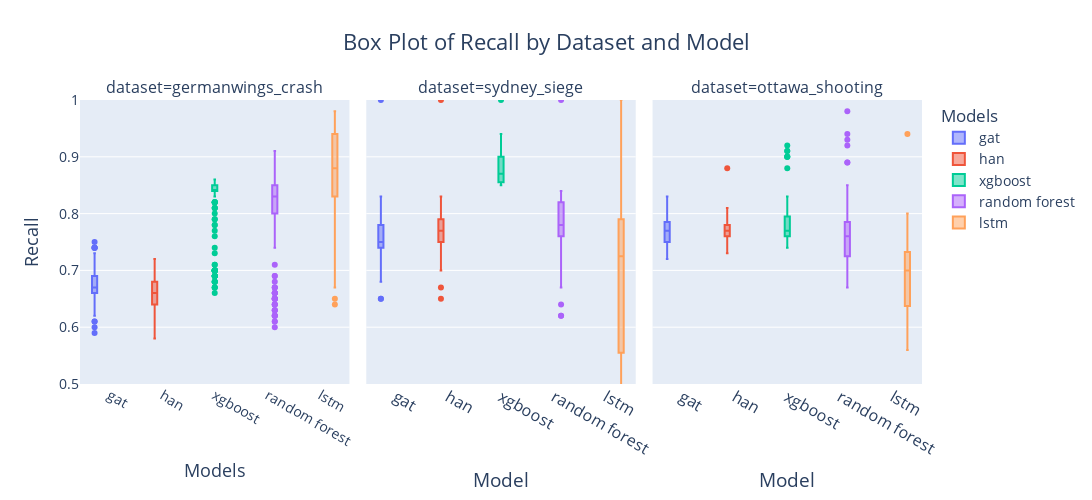

Here is the notebook cell this chart was saved with:
### Code cell
import plotly.express as px

# Filter the dataframe for only the recall metric
df_recall = df_all_tl[(df_all_tl['metrics.test_recall'].notnull()) & (df_all_tl.dataset != 'ferguson')]

# Create a Plotly figure for each dataset
fig = px.box(
    df_recall,
    x='model',
    y='metrics.test_recall',
    color='model',
    facet_col='dataset',
    boxmode='group',
    title="Box Plot of Recall by Dataset and Model",
    labels={'metrics.test_recall': 'Recall', 'model': 'Model'}
)

# Update layout for better visualization and readability
fig.update_layout(
    title="Box Plot of Recall by Dataset and Model",  
    title_x=0.5,  
    width=1200,  
    height=500,  
    font=dict(size=16),  
    xaxis=dict(title="Models", title_font=dict(size=18), tickfont=dict(size=14)),
    yaxis=dict(
        title="Recall", 
        title_font=dict(size=18), 
        tickfont=dict(size=14),
        range=[0.5, 1]  # Adjust this range to push boxes higher
    ),
    legend=dict(title="Models", font=dict(size=14))  
)

# Show the plot
fig.show()

### Figure 1 — Plotly figure (JSON) as saved in the notebook; plotly's stock layout.template omitted (floating-point values rounded to 4 significant figures; data arrays with more than 128 entries replaced by an {"elided": "..."} marker saying what was removed)
{"data": [{"alignmentgroup": "True", "hovertemplate": "Model=%{x}<br>dataset=germanwings_crash<br>Recall=%{y}<extra></extra>", "legendgroup": "gat", "marker": {"color": "#636efa"}, "name": "gat", "notched": false, "offsetgroup": "gat", "orientation": "v", "showlegend": true, "type": "box", "x": {"elided": "177 str values"}, "x0": " ", "xaxis": "x", "y": {"elided": "177 float values"}, "y0": " ", "yaxis": "y"}, {"alignmentgroup": "True", "hovertemplate": "Model=%{x}<br>dataset=sydney_siege<br>Recall=%{y}<extra></extra>", "legendgroup": "gat", "marker": {"color": "#636efa"}, "name": "gat", "notched": false, "offsetgroup": "gat", "orientation": "v", "showlegend": false, "type": "box", "x": ["gat", "gat", "gat", "gat", "gat", "gat", "gat", "gat", "gat", "gat", "gat", "gat", "gat", "gat", "gat", "gat", "gat", "gat", "gat", "gat", "gat", "gat", "gat", "gat", "gat", "gat", "gat", "gat", "gat", "gat", "gat", "gat", "gat", "gat", "gat", "gat", "gat", "gat", "gat", "gat", "gat", "gat", "gat", "gat", "gat", "gat", "gat", "gat", "gat", "gat", "gat", "gat", "gat", "gat", "gat", "gat", "gat", "gat", "gat", "gat", "gat", "gat", "gat", "gat", "gat", "gat", "gat", "gat"], "x0": " ", "xaxis": "x2", "y": [0.75, 0.73, 0.78, 0.74, 0.76, 0.77, 0.76, 0.74, 0.77, 0.73, 0.77, 0.75, 0.74, 0.76, 0.75, 0.73, 0.74, 0.78, 0.73, 0.77, 0.72, 0.78, 0.73, 0.79, 0.74, 0.77, 0.76, 0.78, 0.79, 0.75, 0.74, 0.76, 0.8, 0.75, 0.73, 0.75, 0.79, 0.78, 0.77, 0.76, 0.78, 0.78, 0.8, 0.75, 0.75, 0.75, 0.73, 0.73, 0.74, 0.78, 0.78, 0.73, 0.74, 0.68, 0.77, 0.78, 0.72, 0.75, 0.79, 0.76, 0.74, 0.65, 0.65, 0.72, 0.78, 0.75, 0.83, 1], "y0": " ", "yaxis": "y2"}, {"alignmentgroup": "True", "hovertemplate": "Model=%{x}<br>dataset=ottawa_shooting<br>Recall=%{y}<extra></extra>", "legendgroup": "gat", "marker": {"color": "#636efa"}, "name": "gat", "notched": false, "offsetgroup": "gat", "orientation": "v", "showlegend": false, "type": "box", "x": ["gat", "gat", "gat", "gat", "gat", "gat", "gat", "gat", "gat", "gat", "gat", "gat", "gat", "gat", "gat", "gat", "gat", "gat", "gat", "gat", "gat", "gat", "gat", "gat", "gat", "gat", "gat", "gat", "gat", "gat", "gat", "gat", "gat", "gat", "gat", "gat", "gat", "gat", "gat", "gat"], "x0": " ", "xaxis": "x3", "y": [0.75, 0.74, 0.77, 0.75, 0.79, 0.73, 0.75, 0.76, 0.77, 0.76, 0.76, 0.79, 0.79, 0.76, 0.79, 0.75, 0.78, 0.77, 0.78, 0.77, 0.78, 0.78, 0.76, 0.74, 0.72, 0.76, 0.75, 0.77, 0.76, 0.78, 0.73, 0.81, 0.75, 0.8, 0.79, 0.8, 0.75, 0.78, 0.83, 0.8], "y0": " ", "yaxis": "y3"}, {"alignmentgroup": "True", "hovertemplate": "Model=%{x}<br>dataset=germanwings_crash<br>Recall=%{y}<extra></extra>", "legendgroup": "han", "marker": {"color": "#EF553B"}, "name": "han", "notched": false, "offsetgroup": "han", "orientation": "v", "showlegend": true, "type": "box", "x": {"elided": "288 str values"}, "x0": " ", "xaxis": "x", "y": {"elided": "288 float values"}, "y0": " ", "yaxis": "y"}, {"alignmentgroup": "True", "hovertemplate": "Model=%{x}<br>dataset=sydney_siege<br>Recall=%{y}<extra></extra>", "legendgroup": "han", "marker": {"color": "#EF553B"}, "name": "han", "notched": false, "offsetgroup": "han", "orientation": "v", "showlegend": false, "type": "box", "x": ["han", "han", "han", "han", "han", "han", "han", "han", "han", "han", "han", "han", "han", "han", "han", "han", "han", "han", "han", "han", "han", "han", "han", "han", "han", "han", "han", "han", "han", "han", "han", "han", "han", "han", "han", "han", "han", "han", "han", "han", "han", "han", "han", "han", "han", "han", "han", "han", "han", "han", "han", "han", "han", "han", "han", "han", "han", "han", "han", "han", "han", "han", "han", "han", "han", "han", "han", "han"], "x0": " ", "xaxis": "x2", "y": [0.76, 0.78, 0.77, 0.77, 0.73, 0.75, 0.75, 0.73, 0.75, 0.75, 0.76, 0.78, 0.75, 0.76, 0.79, 0.78, 0.77, 0.78, 0.79, 0.78, 0.79, 0.78, 0.78, 0.76, 0.79, 0.8, 0.81, 0.8, 0.77, 0.78, 0.77, 0.8, 0.76, 0.82, 0.76, 0.83, 0.79, 0.8, 0.78, 0.81, 0.81, 0.81, 0.73, 0.75, 0.78, 0.76, 0.78, 0.74, 0.77, 0.72, 0.78, 0.77, 0.74, 0.75, 0.75, 0.74, 0.77, 0.79, 0.79, 0.81, 0.76, 0.75, 0.7, 0.65, 0.71, 0.67, 0.82, 1], "y0": " ", "yaxis": "y2"}, {"alignmentgroup": "True", "hovertemplate": "Model=%{x}<br>dataset=ottawa_shooting<br>Recall=%{y}<extra></extra>", "legendgroup": "han", "marker": {"color": "#EF553B"}, "name": "han", "notched": false, "offsetgroup": "han", "orientation": "v", "showlegend": false, "type": "box", "x": ["han", "han", "han", "han", "han", "han", "han", "han", "han", "han", "han", "han", "han", "han", "han", "han", "han", "han", "han", "han", "han", "han", "han", "han", "han", "han", "han", "han", "han", "han", "han", "han", "han", "han", "han", "han", "han", "han", "han", "han"], "x0": " ", "xaxis": "x3", "y": [0.73, 0.76, 0.75, 0.77, 0.74, 0.73, 0.75, 0.73, 0.76, 0.78, 0.79, 0.77, 0.77, 0.78, 0.77, 0.78, 0.79, 0.78, 0.8, 0.78, 0.79, 0.77, 0.77, 0.77, 0.78, 0.76, 0.78, 0.76, 0.76, 0.78, 0.78, 0.78, 0.8, 0.79, 0.77, 0.81, 0.75, 0.77, 0.79, 0.88], "y0": " ", "yaxis": "y3"}, {"alignmentgroup": "True", "hovertemplate": "Model=%{x}<br>dataset=germanwings_crash<br>Recall=%{y}<extra></extra>", "legendgroup": "xgboost", "marker": {"color": "#00cc96"}, "name": "xgboost", "notched": false, "offsetgroup": "xgboost", "orientation": "v", "showlegend": true, "type": "box", "x": {"elided": "288 str values"}, "x0": " ", "xaxis": "x", "y": {"elided": "288 float values"}, "y0": " ", "yaxis": "y"}, {"alignmentgroup": "True", "hovertemplate": "Model=%{x}<br>dataset=sydney_siege<br>Recall=%{y}<extra></extra>", "legendgroup": "xgboost", "marker": {"color": "#00cc96"}, "name": "xgboost", "notched": false, "offsetgroup": "xgboost", "orientation": "v", "showlegend": false, "type": "box", "x": ["xgboost", "xgboost", "xgboost", "xgboost", "xgboost", "xgboost", "xgboost", "xgboost", "xgboost", "xgboost", "xgboost", "xgboost", "xgboost", "xgboost", "xgboost", "xgboost", "xgboost", "xgboost", "xgboost", "xgboost", "xgboost", "xgboost", "xgboost", "xgboost", "xgboost", "xgboost", "xgboost", "xgboost", "xgboost", "xgboost", "xgboost", "xgboost", "xgboost", "xgboost", "xgboost", "xgboost", "xgboost", "xgboost", "xgboost", "xgboost", "xgboost", "xgboost", "xgboost", "xgboost", "xgboost", "xgboost", "xgboost", "xgboost", "xgboost", "xgboost", "xgboost", "xgboost", "xgboost", "xgboost", "xgboost", "xgboost", "xgboost", "xgboost", "xgboost", "xgboost", "xgboost", "xgboost", "xgboost", "xgboost", "xgboost", "xgboost", "xgboost", "xgboost"], "x0": " ", "xaxis": "x2", "y": [0.9, 0.9, 0.9, 0.9, 0.9, 0.9, 0.9, 0.9, 0.9, 0.9, 0.9, 0.9, 0.9, 0.9, 0.9, 0.9, 0.89, 0.89, 0.88, 0.86, 0.85, 0.85, 0.85, 0.85, 0.85, 0.85, 0.85, 0.85, 0.85, 0.85, 0.85, 0.85, 0.85, 0.85, 0.85, 0.85, 0.85, 0.86, 0.86, 0.86, 0.86, 0.86, 0.87, 0.87, 0.87, 0.87, 0.87, 0.87, 0.87, 0.87, 0.87, 0.86, 0.87, 0.87, 0.89, 0.91, 0.92, 0.93, 0.94, 0.93, 0.91, 0.91, 0.88, 0.88, 0.86, 0.94, 0.86, 1], "y0": " ", "yaxis": "y2"}, {"alignmentgroup": "True", "hovertemplate": "Model=%{x}<br>dataset=ottawa_shooting<br>Recall=%{y}<extra></extra>", "legendgroup": "xgboost", "marker": {"color": "#00cc96"}, "name": "xgboost", "notched": false, "offsetgroup": "xgboost", "orientation": "v", "showlegend": false, "type": "box", "x": ["xgboost", "xgboost", "xgboost", "xgboost", "xgboost", "xgboost", "xgboost", "xgboost", "xgboost", "xgboost", "xgboost", "xgboost", "xgboost", "xgboost", "xgboost", "xgboost", "xgboost", "xgboost", "xgboost", "xgboost", "xgboost", "xgboost", "xgboost", "xgboost", "xgboost", "xgboost", "xgboost", "xgboost", "xgboost", "xgboost", "xgboost", "xgboost", "xgboost", "xgboost", "xgboost", "xgboost", "xgboost", "xgboost", "xgboost", "xgboost"], "x0": " ", "xaxis": "x3", "y": [0.74, 0.74, 0.74, 0.74, 0.74, 0.74, 0.74, 0.74, 0.75, 0.76, 0.76, 0.77, 0.77, 0.76, 0.77, 0.77, 0.78, 0.78, 0.77, 0.77, 0.76, 0.77, 0.76, 0.76, 0.77, 0.76, 0.77, 0.78, 0.77, 0.79, 0.8, 0.81, 0.83, 0.9, 0.9, 0.91, 0.9, 0.91, 0.92, 0.88], "y0": " ", "yaxis": "y3"}, {"alignmentgroup": "True", "hovertemplate": "Model=%{x}<br>dataset=germanwings_crash<br>Recall=%{y}<extra></extra>", "legendgroup": "random forest", "marker": {"color": "#ab63fa"}, "name": "random forest", "notched": false, "offsetgroup": "random forest", "orientation": "v", "showlegend": true, "type": "box", "x": {"elided": "288 str values"}, "x0": " ", "xaxis": "x", "y": {"elided": "288 float values"}, "y0": " ", "yaxis": "y"}, {"alignmentgroup": "True", "hovertemplate": "Model=%{x}<br>dataset=sydney_siege<br>Recall=%{y}<extra></extra>", "legendgroup": "random forest", "marker": {"color": "#ab63fa"}, "name": "random forest", "notched": false, "offsetgroup": "random forest", "orientation": "v", "showlegend": false, "type": "box", "x": ["random forest", "random forest", "random forest", "random forest", "random forest", "random forest", "random forest", "random forest", "random forest", "random forest", "random forest", "random forest", "random forest", "random forest", "random forest", "random forest", "random forest", "random forest", "random forest", "random forest", "random forest", "random forest", "random forest", "random forest", "random forest", "random forest", "random forest", "random forest", "random forest", "random forest", "random forest", "random forest", "random forest", "random forest", "random forest", "random forest", "random forest", "random forest", "random forest", "random forest", "random forest", "random forest", "random forest", "random forest", "random forest", "random forest", "random forest", "random forest", "random forest", "random forest", "random forest", "random forest", "random forest", "random forest", "random forest", "random forest", "random forest", "random forest", "random forest", "random forest", "random forest", "random forest", "random forest", "random forest", "random forest", "random forest", "random forest", "random forest"], "x0": " ", "xaxis": "x2", "y": [0.83, 0.83, 0.83, 0.84, 0.81, 0.83, 0.84, 0.8, 0.83, 0.82, 0.82, 0.83, 0.83, 0.8, 0.83, 0.84, 0.83, 0.83, 0.8, 0.75, 0.76, 0.8, 0.78, 0.73, 0.75, 0.76, 0.77, 0.77, 0.77, 0.75, 0.79, 0.78, 0.75, 0.76, 0.76, 0.78, 0.77, 0.77, 0.75, 0.78, 0.75, 0.79, 0.79, 0.77, 0.81, 0.77, 0.76, 0.78, 0.78, 0.74, 0.78, 0.73, 0.8, 0.75, 0.8, 0.79, 0.78, 0.84, 0.83, 0.78, 0.74, 0.76, 0.62, 0.64, 0.67, 0.62, 0.71, 1], "y0": " ", "yaxis": "y2"}, {"alignmentgroup": "True", "hovertemplate": "Model=%{x}<br>dataset=ottawa_shooting<br>Recall=%{y}<extra></extra>", "legendgroup": "random forest", "marker": {"color": "#ab63fa"}, "name": "random forest", "notched": false, "offsetgroup": "random forest", "orientation": "v", "showlegend": false, "type": "box", "x": ["random forest", "random forest", "random forest", "random forest", "random forest", "random forest", "random forest", "random forest", "random forest", "random forest", "random forest", "random forest", "random forest", "random forest", "random forest", "random forest", "random forest", "random forest", "random forest", "random forest", "random forest", "random forest", "random forest", "random forest", "random forest", "random forest", "random forest", "random forest", "random forest", "random forest", "random forest", "random forest", "random forest", "random forest", "random forest", "random forest", "random forest", "random forest", "random forest", "random forest"], "x0": " ", "xaxis": "x3", "y": [0.68, 0.68, 0.69, 0.67, 0.69, 0.71, 0.68, 0.69, 0.71, 0.72, 0.73, 0.73, 0.74, 0.74, 0.74, 0.73, 0.76, 0.76, 0.77, 0.75, 0.76, 0.76, 0.77, 0.74, 0.74, 0.76, 0.78, 0.79, 0.78, 0.76, 0.79, 0.78, 0.8, 0.85, 0.89, 0.93, 0.92, 0.89, 0.98, 0.94], "y0": " ", "yaxis": "y3"}, {"alignmentgroup": "True", "hovertemplate": "Model=%{x}<br>dataset=germanwings_crash<br>Recall=%{y}<extra></extra>", "legendgroup": "lstm", "marker": {"color": "#FFA15A"}, "name": "lstm", "notched": false, "offsetgroup": "lstm", "orientation": "v", "showlegend": true, "type": "box", "x": {"elided": "287 str values"}, "x0": " ", "xaxis": "x", "y": {"elided": "287 float values"}, "y0": " ", "yaxis": "y"}, {"alignmentgroup": "True", "hovertemplate": "Model=%{x}<br>dataset=sydney_siege<br>Recall=%{y}<extra></extra>", "legendgroup": "lstm", "marker": {"color": "#FFA15A"}, "name": "lstm", "notched": false, "offsetgroup": "lstm", "orientation": "v", "showlegend": false, "type": "box", "x": ["lstm", "lstm", "lstm", "lstm", "lstm", "lstm", "lstm", "lstm", "lstm", "lstm", "lstm", "lstm", "lstm", "lstm", "lstm", "lstm", "lstm", "lstm", "lstm", "lstm", "lstm", "lstm", "lstm", "lstm", "lstm", "lstm", "lstm", "lstm", "lstm", "lstm", "lstm", "lstm", "lstm", "lstm", "lstm", "lstm", "lstm", "lstm", "lstm", "lstm", "lstm", "lstm", "lstm", "lstm", "lstm", "lstm", "lstm", "lstm", "lstm", "lstm", "lstm", "lstm", "lstm", "lstm", "lstm", "lstm", "lstm", "lstm", "lstm", "lstm", "lstm", "lstm", "lstm", "lstm", "lstm", "lstm", "lstm", "lstm"], "x0": " ", "xaxis": "x2", "y": [0.45, 0.45, 0.46, 0.47, 0.45, 0.45, 0.47, 0.44, 0.44, 0.45, 0.41, 0.79, 0.6, 0.45, 0.44, 0.44, 0.44, 0.49, 0.51, 0.61, 0.7, 0.64, 0.74, 0.72, 0.69, 0.7, 0.77, 0.76, 0.69, 0.81, 0.75, 0.73, 0.7, 0.71, 0.7, 0.74, 0.71, 0.74, 0.77, 0.64, 0.72, 0.79, 0.77, 0.73, 0.74, 0.81, 0.87, 0.8, 0.82, 0.77, 0.72, 0.79, 0.83, 0.8, 0.86, 0.9, 0.86, 0.71, 0.88, 0.9, 0.65, 0.82, 0.73, 0.76, 0.76, 0.81, 0.86, 1], "y0": " ", "yaxis": "y2"}, {"alignmentgroup": "True", "hovertemplate": "Model=%{x}<br>dataset=ottawa_shooting<br>Recall=%{y}<extra></extra>", "legendgroup": "lstm", "marker": {"color": "#FFA15A"}, "name": "lstm", "notched": false, "offsetgroup": "lstm", "orientation": "v", "showlegend": false, "type": "box", "x": ["lstm", "lstm", "lstm", "lstm", "lstm", "lstm", "lstm", "lstm", "lstm", "lstm", "lstm", "lstm", "lstm", "lstm", "lstm", "lstm", "lstm", "lstm", "lstm", "lstm", "lstm", "lstm", "lstm", "lstm", "lstm", "lstm", "lstm", "lstm", "lstm", "lstm", "lstm", "lstm", "lstm"], "x0": " ", "xaxis": "x3", "y": [0.73, 0.68, 0.38, 0.57, 0.75, 0.73, 0.41, 0.72, 0.58, 0.74, 0.61, 0.73, 0.69, 0.71, 0.72, 0.64, 0.7, 0.72, 0.64, 0.58, 0.66, 0.56, 0.69, 0.63, 0.7, 0.69, 0.68, 0.74, 0.74, 0.74, 0.79, 0.8, 0.94], "y0": " ", "yaxis": "y3"}], "layout": {"annotations": [{"font": {}, "showarrow": false, "text": "dataset=germanwings_crash", "x": 0.16, "xanchor": "center", "xref": "paper", "y": 1, "yanchor": "bottom", "yref": "paper"}, {"font": {}, "showarrow": false, "text": "dataset=sydney_siege", "x": 0.5, "xanchor": "center", "xref": "paper", "y": 1, "yanchor": "bottom", "yref": "paper"}, {"font": {}, "showarrow": false, "text": "dataset=ottawa_shooting", "x": 0.84, "xanchor": "center", "xref": "paper", "y": 1, "yanchor": "bottom", "yref": "paper"}], "boxmode": "group", "font": {"size": 16}, "height": 500, "legend": {"font": {"size": 14}, "title": {"text": "Models"}, "tracegroupgap": 0}, "title": {"text": "Box Plot of Recall by Dataset and Model", "x": 0.5}, "width": 1200, "xaxis": {"anchor": "y", "autorange": true, "categoryarray": ["gat", "han", "xgboost", "random forest", "lstm"], "categoryorder": "array", "domain": [0, 0.32], "range": [-0.5507, 4.551], "tickfont": {"size": 14}, "title": {"font": {"size": 18}, "text": "Models"}, "type": "category"}, "xaxis2": {"anchor": "y2", "autorange": true, "categoryarray": ["gat", "han", "xgboost", "random forest", "lstm"], "categoryorder": "array", "domain": [0.34, 0.66], "matches": "x", "range": [-0.5507, 4.551], "title": {"text": "Model"}, "type": "category"}, "xaxis3": {"anchor": "y3", "autorange": true, "categoryarray": ["gat", "han", "xgboost", "random forest", "lstm"], "categoryorder": "array", "domain": [0.68, 1.0], "matches": "x", "range": [-0.5507, 4.551], "title": {"text": "Model"}, "type": "category"}, "yaxis": {"anchor": "x", "domain": [0, 1], "range": [0.5, 1], "tickfont": {"size": 14}, "title": {"font": {"size": 18}, "text": "Recall"}, "type": "linear"}, "yaxis2": {"anchor": "x2", "domain": [0, 1], "matches": "y", "showticklabels": false, "type": "linear"}, "yaxis3": {"anchor": "x3", "domain": [0, 1], "matches": "y", "showticklabels": false, "type": "linear"}}}
